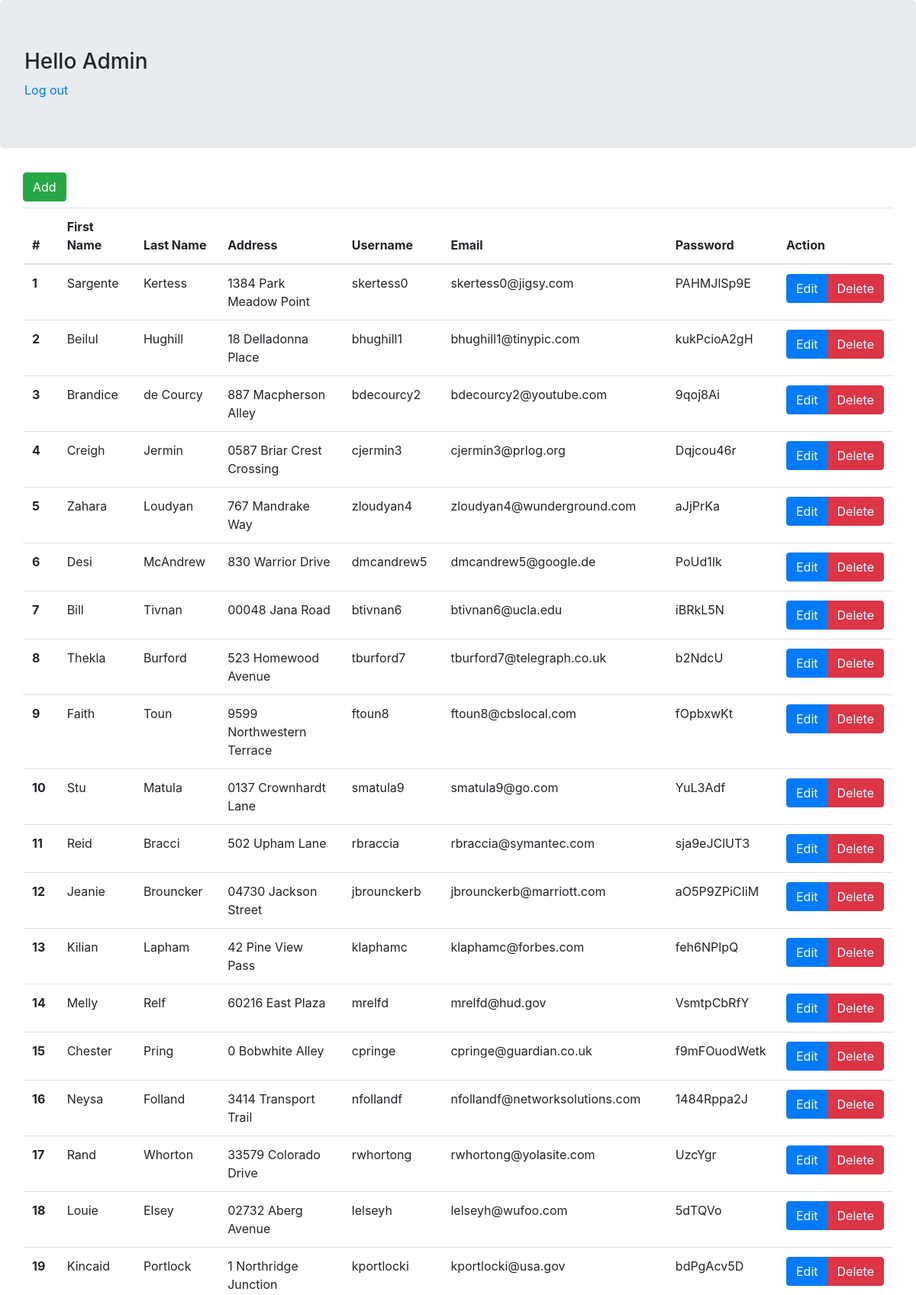
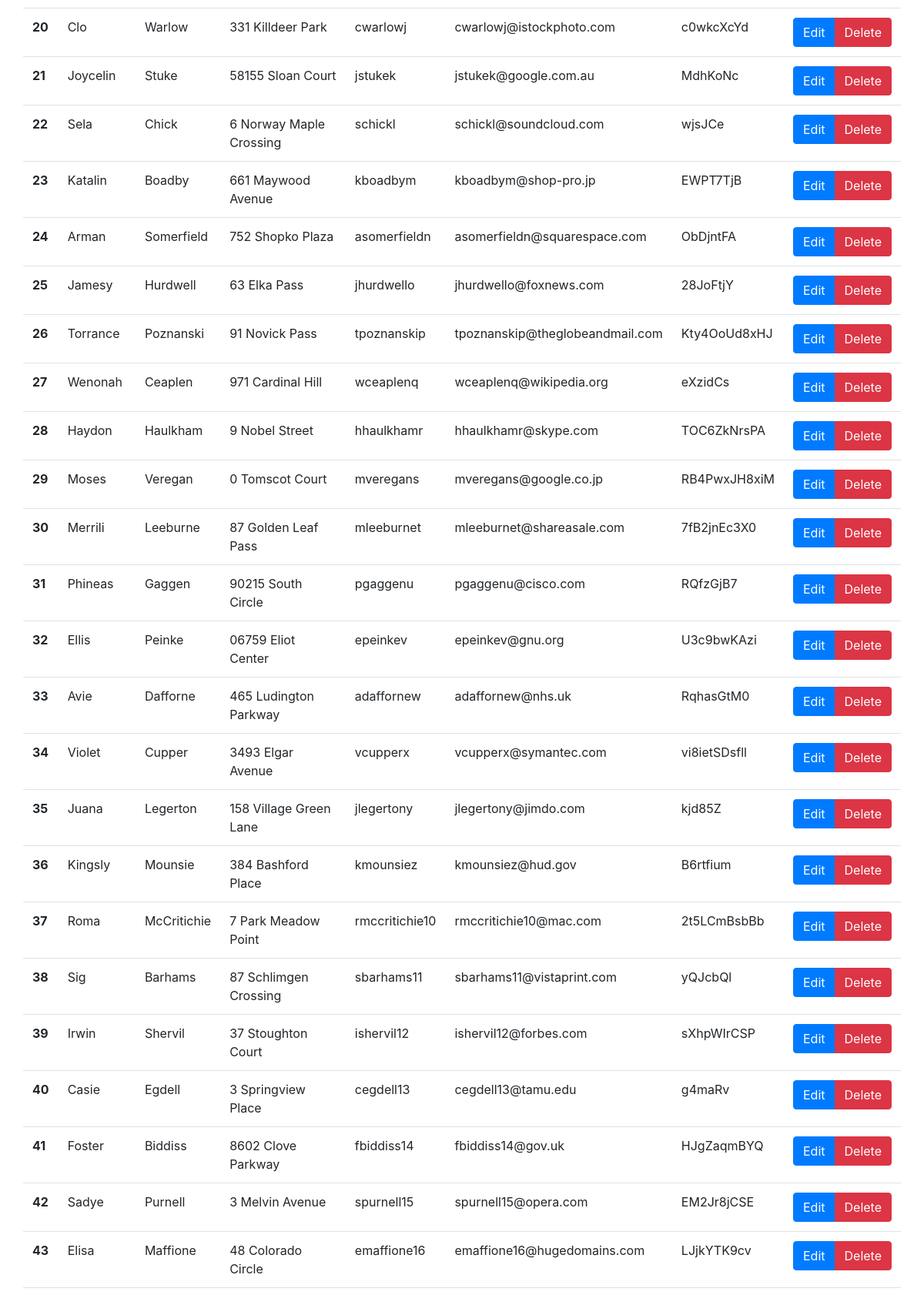
/admin/index.php (signed in, upper part), run on the app's committed database (2 pictures, top to bottom).
### tables this page shows
CREATE TABLE `users` (
  `id` int(11) NOT NULL,
  `first_name` varchar(255) NOT NULL,
  `last_name` varchar(255) NOT NULL,
  `username` varchar(255) NOT NULL,
  `password` varchar(255) NOT NULL,
  `email` varchar(255) NOT NULL,
  `address` varchar(255) NOT NULL
);

### admin/index.php (the view, shortened to what this page needs)
<?php
include_once '../includes/connection.php';
?>
<!DOCTYPE html>
<html lang="en">
<head>
    <link rel="stylesheet" href="https://cdn.jsdelivr.net/npm/bootstrap@4.6.1/dist/css/bootstrap.min.css">
</head>
<body>
<div class="jumbotron">
    <h3>Hello Admin</h3>
    <a href="logout.php">Log out</a>
</div>
<div class="container">
    <div class="row">
        <button type="button" class="btn btn-success mb-2"  data-toggle="modal" data-target="#addUser">Add</button>
        <table class="table">
            <thead>
            <tr>
                <th scope="col">#</th>
                <th scope="col">First Name</th>
                <th scope="col">Last Name</th>
                <th scope="col">Address</th>
                <th scope="col">Username</th>
                <th scope="col">Email</th>
                <th scope="col">Password</th>
                <th scope="col">Action</th>
            </tr>
            </thead>
            <tbody>
            <?php
                $sql = "SELECT * FROM users ORDER BY id ASC";
                $stmt = $con->prepare($sql);
                $stmt->execute();
                $res = $stmt->get_result();
                while  ($row = $res->fetch_assoc()):
                ?>
            <tr>
                <th scope="row"><?= $row['id'] ?></th>
                <td><?= $row['first_name'] ?></td>
                <td><?= $row['last_name'] ?></td>
                <td><?= $row['address'] ?></td>
                <td><?= $row['username'] ?></td>
                <td><?= $row['email'] ?></td>
                <td><?= $row['password'] ?></td>
                <td> <div class="btn-group">
                        <button type="button" data-edit="<?= $row['id'] ?>" class="btn btn-primary edit">Edit</button>
                        <button type="button" data-delete="<?= $row['id']; ?>" class="delete btn btn-danger">Delete</button>
                    </div> </td>
            </tr>
            <?php endwhile; ?>
            </tbody>
        </table>
    </div>
</div>
</body>
</html>

### data on the page
users: id "1", first_name "Sargente", last_name "Kertess", address "1384 Park Meadow Point", username "skertess0", email "skertess0@jigsy.com", password "PAHMJlSp9E"
users: id "2", first_name "Beilul", last_name "Hughill", address "18 Delladonna Place", username "bhughill1", email "bhughill1@tinypic.com", password "kukPcioA2gH"
users: id "3", first_name "Brandice", last_name "de Courcy", address "887 Macpherson Alley", username "bdecourcy2", email "bdecourcy2@youtube.com", password "9qoj8Ai"
users: id "4", first_name "Creigh", last_name "Jermin", address "0587 Briar Crest Crossing", username "cjermin3", email "cjermin3@prlog.org", password "Dqjcou46r"
users: id "5", first_name "Zahara", last_name "Loudyan", address "767 Mandrake Way", username "zloudyan4", email "zloudyan4@wunderground.com", password "aJjPrKa"
users: id "6", first_name "Desi", last_name "McAndrew", address "830 Warrior Drive", username "dmcandrew5", email "dmcandrew5@google.de", password "PoUd1Ik"
users: id "7", first_name "Bill", last_name "Tivnan", address "00048 Jana Road", username "btivnan6", email "btivnan6@ucla.edu", password "iBRkL5N"
users: id "8", first_name "Thekla", last_name "Burford", address "523 Homewood Avenue", username "tburford7", email "tburford7@telegraph.co.uk", password "b2NdcU"
users: id "9", first_name "Faith", last_name "Toun", address "9599 Northwestern Terrace", username "ftoun8", email "ftoun8@cbslocal.com", password "fOpbxwKt"
users: id "10", first_name "Stu", last_name "Matula", address "0137 Crownhardt Lane", username "smatula9", email "smatula9@go.com", password "YuL3Adf"
users: id "11", first_name "Reid", last_name "Bracci", address "502 Upham Lane", username "rbraccia", email "rbraccia@symantec.com", password "sja9eJClUT3"
users: id "12", first_name "Jeanie", last_name "Brouncker", address "04730 Jackson Street", username "jbrounckerb", email "jbrounckerb@marriott.com", password "aO5P9ZPiCIiM"
users: id "13", first_name "Kilian", last_name "Lapham", address "42 Pine View Pass", username "klaphamc", email "klaphamc@forbes.com", password "feh6NPlpQ"
users: id "14", first_name "Melly", last_name "Relf", address "60216 East Plaza", username "mrelfd", email "mrelfd@hud.gov", password "VsmtpCbRfY"
users: id "15", first_name "Chester", last_name "Pring", address "0 Bobwhite Alley", username "cpringe", email "cpringe@guardian.co.uk", password "f9mFOuodWetk"
users: id "16", first_name "Neysa", last_name "Folland", address "3414 Transport Trail", username "nfollandf", email "nfollandf@networksolutions.com", password "1484Rppa2J"
users: id "17", first_name "Rand", last_name "Whorton", address "33579 Colorado Drive", username "rwhortong", email "rwhortong@yolasite.com", password "UzcYgr"
users: id "18", first_name "Louie", last_name "Elsey", address "02732 Aberg Avenue", username "lelseyh", email "lelseyh@wufoo.com", password "5dTQVo"
users: id "19", first_name "Kincaid", last_name "Portlock", address "1 Northridge Junction", username "kportlocki", email "kportlocki@usa.gov", password "bdPgAcv5D"
users: id "20", first_name "Clo", last_name "Warlow", address "331 Killdeer Park", username "cwarlowj", email "cwarlowj@istockphoto.com", password "c0wkcXcYd"
users: id "21", first_name "Joycelin", last_name "Stuke", address "58155 Sloan Court", username "jstukek", email "jstukek@google.com.au", password "MdhKoNc"
users: id "22", first_name "Sela", last_name "Chick", address "6 Norway Maple Crossing", username "schickl", email "schickl@soundcloud.com", password "wjsJCe"
users: id "23", first_name "Katalin", last_name "Boadby", address "661 Maywood Avenue", username "kboadbym", email "kboadbym@shop-pro.jp", password "EWPT7TjB"
users: id "24", first_name "Arman", last_name "Somerfield", address "752 Shopko Plaza", username "asomerfieldn", email "asomerfieldn@squarespace.com", password "ObDjntFA"
users: id "25", first_name "Jamesy", last_name "Hurdwell", address "63 Elka Pass", username "jhurdwello", email "jhurdwello@foxnews.com", password "28JoFtjY"
users: id "26", first_name "Torrance", last_name "Poznanski", address "91 Novick Pass", username "tpoznanskip", email "tpoznanskip@theglobeandmail.com", password "Kty4OoUd8xHJ"
users: id "27", first_name "Wenonah", last_name "Ceaplen", address "971 Cardinal Hill", username "wceaplenq", email "wceaplenq@wikipedia.org", password "eXzidCs"
users: id "28", first_name "Haydon", last_name "Haulkham", address "9 Nobel Street", username "hhaulkhamr", email "hhaulkhamr@skype.com", password "TOC6ZkNrsPA"
users: id "29", first_name "Moses", last_name "Veregan", address "0 Tomscot Court", username "mveregans", email "mveregans@google.co.jp", password "RB4PwxJH8xiM"
users: id "30", first_name "Merrili", last_name "Leeburne", address "87 Golden Leaf Pass", username "mleeburnet", email "mleeburnet@shareasale.com", password "7fB2jnEc3X0"
users: id "31", first_name "Phineas", last_name "Gaggen", address "90215 South Circle", username "pgaggenu", email "pgaggenu@cisco.com", password "RQfzGjB7"
users: id "32", first_name "Ellis", last_name "Peinke", address "06759 Eliot Center", username "epeinkev", email "epeinkev@gnu.org", password "U3c9bwKAzi"
users: id "33", first_name "Avie", last_name "Dafforne", address "465 Ludington Parkway", username "adaffornew", email "adaffornew@nhs.uk", password "RqhasGtM0"
users: id "34", first_name "Violet", last_name "Cupper", address "3493 Elgar Avenue", username "vcupperx", email "vcupperx@symantec.com", password "vi8ietSDsfll"
users: id "35", first_name "Juana", last_name "Legerton", address "158 Village Green Lane", username "jlegertony", email "jlegertony@jimdo.com", password "kjd85Z"
users: id "36", first_name "Kingsly", last_name "Mounsie", address "384 Bashford Place", username "kmounsiez", email "kmounsiez@hud.gov", password "B6rtfium"
users: id "37", first_name "Roma", last_name "McCritichie", address "7 Park Meadow Point", username "rmccritichie10", email "rmccritichie10@mac.com", password "2t5LCmBsbBb"
users: id "38", first_name "Sig", last_name "Barhams", address "87 Schlimgen Crossing", username "sbarhams11", email "sbarhams11@vistaprint.com", password "yQJcbQl"
users: id "39", first_name "Irwin", last_name "Shervil", address "37 Stoughton Court", username "ishervil12", email "ishervil12@forbes.com", password "sXhpWIrCSP"
users: id "40", first_name "Casie", last_name "Egdell", address "3 Springview Place", username "cegdell13", email "cegdell13@tamu.edu", password "g4maRv"
users: id "41", first_name "Foster", last_name "Biddiss", address "8602 Clove Parkway", username "fbiddiss14", email "fbiddiss14@gov.uk", password "HJgZaqmBYQ"
users: id "42", first_name "Sadye", last_name "Purnell", address "3 Melvin Avenue", username "spurnell15", email "spurnell15@opera.com", password "EM2Jr8jCSE"
users: id "43", first_name "Elisa", last_name "Maffione", address "48 Colorado Circle", username "emaffione16", email "emaffione16@hugedomains.com", password "LJjkYTK9cv"
